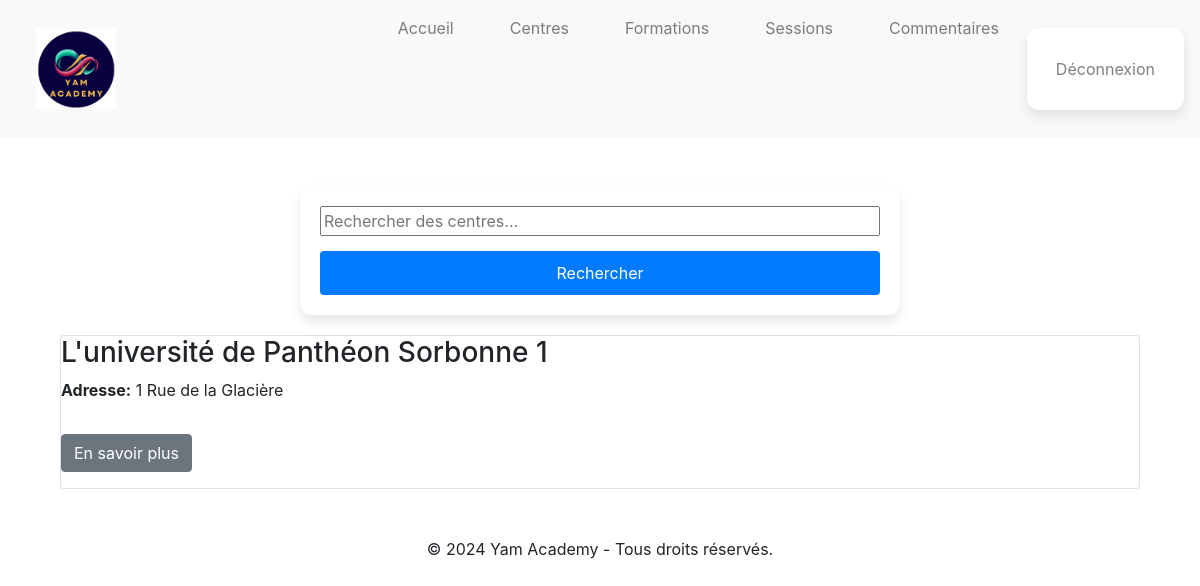
The page /centres/ (signed in) on the database its author committed.
### centres/models.py (models this page shows, shortened)
class CentreFormation(models.Model):
    nom = models.CharField(max_length=100)
    adresse = models.CharField(max_length=255, default='Adresse par défaut')
    ville = models.CharField(max_length=100)
    code_postal = models.CharField(max_length=20, default='00000')
    pays = models.CharField(max_length=100)
    telephone = models.CharField(max_length=20, blank=True, null=True)
    email = models.EmailField(blank=True, null=True)
    site_web = models.URLField(blank=True, null=True)
    description = models.TextField(blank=True, null=True)
    mots_cles = models.ManyToManyField(MotsCles, related_name='centres_formation', blank=True)

### centres/views.py (the view)
# urls.py: path('centres/', views.centre_list, name='centre_list'),  # Liste des centres de formation
def centre_list(request):
    centres = CentreFormation.objects.all()
    return render(request, 'centres/centre_list.html', {'centres': centres})

### centres/templates/centres/centre_list.html (shortened to what this page needs)
{% extends 'centres/base.html' %}
{% block content %}
<div class="container">
    <div class="search-container">
        <form method="GET" action="{% url 'centres:centre_list' %}">
            <input type="text" name="q" placeholder="Rechercher des centres..." value="{{ request.GET.q }}">
            <button type="submit" class="btn btn-primary">Rechercher</button>
        </form>
    </div>
    <div class="centre-list">
        {% if centres %}
            <div class="cards-container">
                {% for centre in centres %}
                    <div class="card">
                        <h3>{{ centre.nom }}</h3>
                        <p><strong>Adresse:</strong> {{ centre.adresse }}</p>
                        <p><a href="{% url 'centres:centre_detail' centre.pk %}" class="btn btn-secondary">En savoir plus</a></p>
                    </div>
                {% endfor %}
            </div>
        {% else %}
            <p>Aucun centre trouvé.</p>
        {% endif %}
    </div>
</div>
{% endblock %}

### centres/static/centres/css/style.css (style rules this page uses)
body { font-family: 'Roboto', sans-serif; color: #333; background-color: #f9f9f9; margin: 0; padding: 0; box-sizing: border-box; }
form { display: flex; flex-direction: column; gap: 15px; max-width: 600px; margin: 20px auto; padding: 20px; background-color: #ffffff; border-radius: 12px; box-shadow: 0 6px 12px rgba(0, 0, 0, 0.1); }
form .btn-primary { background-color: #007bff; color: #ffffff; border: none; padding: 10px 20px; border-radius: 4px; cursor: pointer; font-size: 16px; display: flex; align-items: center; justify-content: center; transition: background-color 0.3s, transform 0.3s; }

### rows shown on the page
CentreFormation: nom "L'université de Panthéon Sorbonne 1", adresse "1 Rue de la Glacière"
